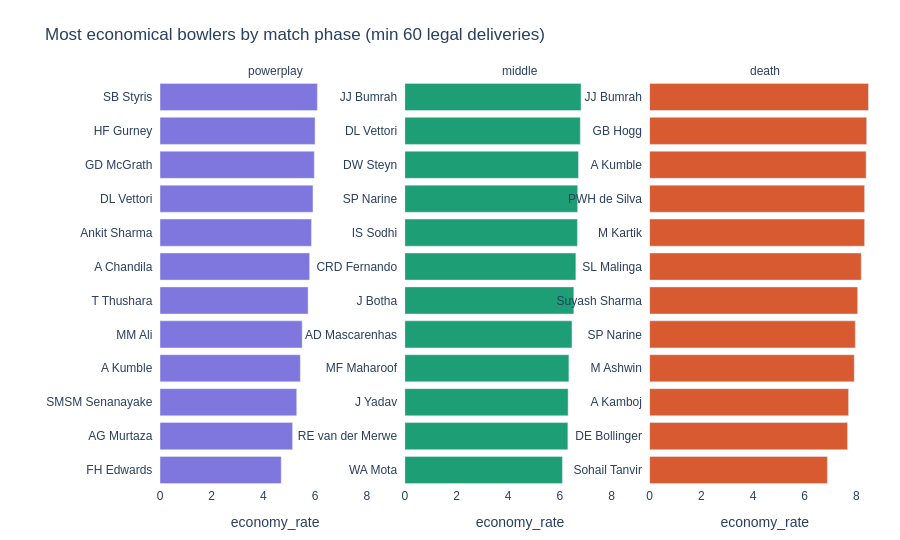

The code cell stored with this chart in its notebook:
### Code cell
phase_cols = {
    "powerplay": "economy_powerplay",
    "middle": "economy_middle",
    "death": "economy_death",
}
MIN_BALLS = 60

records = []
for phase, col in phase_cols.items():
    phase_sub = deliveries[deliveries["over_phase"] == phase]
    phase_agg = (
        phase_sub.groupby("bowler")
        .agg(balls=("is_legal_delivery", "sum"), runs=("total_runs", "sum"))
        .reset_index()
    )
    phase_agg = phase_agg[phase_agg["balls"] >= MIN_BALLS].copy()

    if not phase_agg.empty:
        phase_agg["economy"] = (phase_agg["runs"] / (phase_agg["balls"] / 6)).round(2)
        phase_agg["phase"] = phase
        records.append(phase_agg[["bowler", "economy", "phase", "balls"]])
   

phase_df = pd.concat(records, ignore_index=True)

top_per_phase = (
    phase_df.sort_values(["phase", "economy"])
    .groupby("phase")
    .head(12)
    .reset_index(drop=True)
)

PHASE_COLORS = {
    "powerplay": "#7F77DD",
    "middle": "#1D9E75",
    "death": "#D85A30",
}

fig5 = px.bar(
    top_per_phase,
    x="economy",
    y="bowler",
    color="phase",
    facet_col="phase",
    category_orders={"phase": ["powerplay", "middle", "death"]},
    color_discrete_map=PHASE_COLORS,
    orientation="h",
    title="Most economical bowlers by match phase (min 60 legal deliveries)",
    labels={"economy": "economy_rate", "bowler": ""},
    height=540,
)

fig5.update_yaxes(matches=None, showticklabels=True, categoryorder='total ascending', ticksuffix="  ")
fig5.for_each_xaxis(lambda x: x.update(showticklabels=True))



fig5.update_layout(
    plot_bgcolor="white",
    paper_bgcolor="white",
    font_family="Arial",
    showlegend=False,
    margin=dict(l=160, r=20, t=80, b=50)
)

fig5.for_each_annotation(lambda a: a.update(text=a.text.split("=")[-1]))
fig5.show()

insight_5 = """
INSIGHT: Specialist death bowlers (overs 16–20) have significantly worse 
economy rates than powerplay bowlers — the nature of T20 batting in the 
final overs drives this. A bowler who is economical in the death overs 
(economy < 8.5) is exceptionally rare and commands premium auction prices.
The middle-overs specialist is the most undervalued archetype.
"""
print(insight_5)

### Figure 1 — Plotly figure (JSON) as saved in the notebook; plotly's stock layout.template omitted (floating-point values rounded to 4 significant figures)
{"data": [{"hovertemplate": "phase=powerplay<br>economy_rate=%{x}<br>=%{y}<extra></extra>", "legendgroup": "powerplay", "marker": {"color": "#7F77DD", "pattern": {"shape": ""}}, "name": "powerplay", "orientation": "h", "showlegend": true, "textposition": "auto", "type": "bar", "x": [4.69, 5.13, 5.29, 5.43, 5.5, 5.73, 5.79, 5.86, 5.92, 5.97, 6.0, 6.09], "xaxis": "x", "y": ["FH Edwards", "AG Murtaza", "SMSM Senanayake", "A Kumble", "MM Ali", "T Thushara", "A Chandila", "Ankit Sharma", "DL Vettori", "GD McGrath", "HF Gurney", "SB Styris"], "yaxis": "y"}, {"hovertemplate": "phase=middle<br>economy_rate=%{x}<br>=%{y}<extra></extra>", "legendgroup": "middle", "marker": {"color": "#1D9E75", "pattern": {"shape": ""}}, "name": "middle", "orientation": "h", "showlegend": true, "textposition": "auto", "type": "bar", "x": [6.1, 6.31, 6.32, 6.35, 6.47, 6.54, 6.62, 6.68, 6.69, 6.72, 6.79, 6.82], "xaxis": "x2", "y": ["WA Mota", "RE van der Merwe", "J Yadav", "MF Maharoof", "AD Mascarenhas", "J Botha", "CRD Fernando", "IS Sodhi", "SP Narine", "DW Steyn", "DL Vettori", "JJ Bumrah"], "yaxis": "y2"}, {"hovertemplate": "phase=death<br>economy_rate=%{x}<br>=%{y}<extra></extra>", "legendgroup": "death", "marker": {"color": "#D85A30", "pattern": {"shape": ""}}, "name": "death", "orientation": "h", "showlegend": true, "textposition": "auto", "type": "bar", "x": [6.88, 7.66, 7.7, 7.92, 7.96, 8.05, 8.19, 8.32, 8.32, 8.38, 8.4, 8.47], "xaxis": "x3", "y": ["Sohail Tanvir", "DE Bollinger", "A Kamboj", "M Ashwin", "SP Narine", "Suyash Sharma", "SL Malinga", "M Kartik", "PWH de Silva", "A Kumble", "GB Hogg", "JJ Bumrah"], "yaxis": "y3"}], "layout": {"annotations": [{"font": {}, "showarrow": false, "text": "powerplay", "x": 0.16, "xanchor": "center", "xref": "paper", "y": 1, "yanchor": "bottom", "yref": "paper"}, {"font": {}, "showarrow": false, "text": "middle", "x": 0.5, "xanchor": "center", "xref": "paper", "y": 1, "yanchor": "bottom", "yref": "paper"}, {"font": {}, "showarrow": false, "text": "death", "x": 0.84, "xanchor": "center", "xref": "paper", "y": 1, "yanchor": "bottom", "yref": "paper"}], "barmode": "relative", "font": {"family": "Arial"}, "height": 540, "legend": {"title": {"text": "phase"}, "tracegroupgap": 0}, "margin": {"b": 50, "l": 160, "r": 20, "t": 80}, "paper_bgcolor": "white", "plot_bgcolor": "white", "showlegend": false, "title": {"text": "Most economical bowlers by match phase (min 60 legal deliveries)"}, "xaxis": {"anchor": "y", "domain": [0, 0.32], "showticklabels": true, "title": {"text": "economy_rate"}}, "xaxis2": {"anchor": "y2", "domain": [0.34, 0.66], "matches": "x", "showticklabels": true, "title": {"text": "economy_rate"}}, "xaxis3": {"anchor": "y3", "domain": [0.68, 1.0], "matches": "x", "showticklabels": true, "title": {"text": "economy_rate"}}, "yaxis": {"anchor": "x", "categoryorder": "total ascending", "domain": [0, 1], "showticklabels": true, "ticksuffix": "  ", "title": {"text": ""}}, "yaxis2": {"anchor": "x2", "categoryorder": "total ascending", "domain": [0, 1], "showticklabels": true, "ticksuffix": "  "}, "yaxis3": {"anchor": "x3", "categoryorder": "total ascending", "domain": [0, 1], "showticklabels": true, "ticksuffix": "  "}}}
